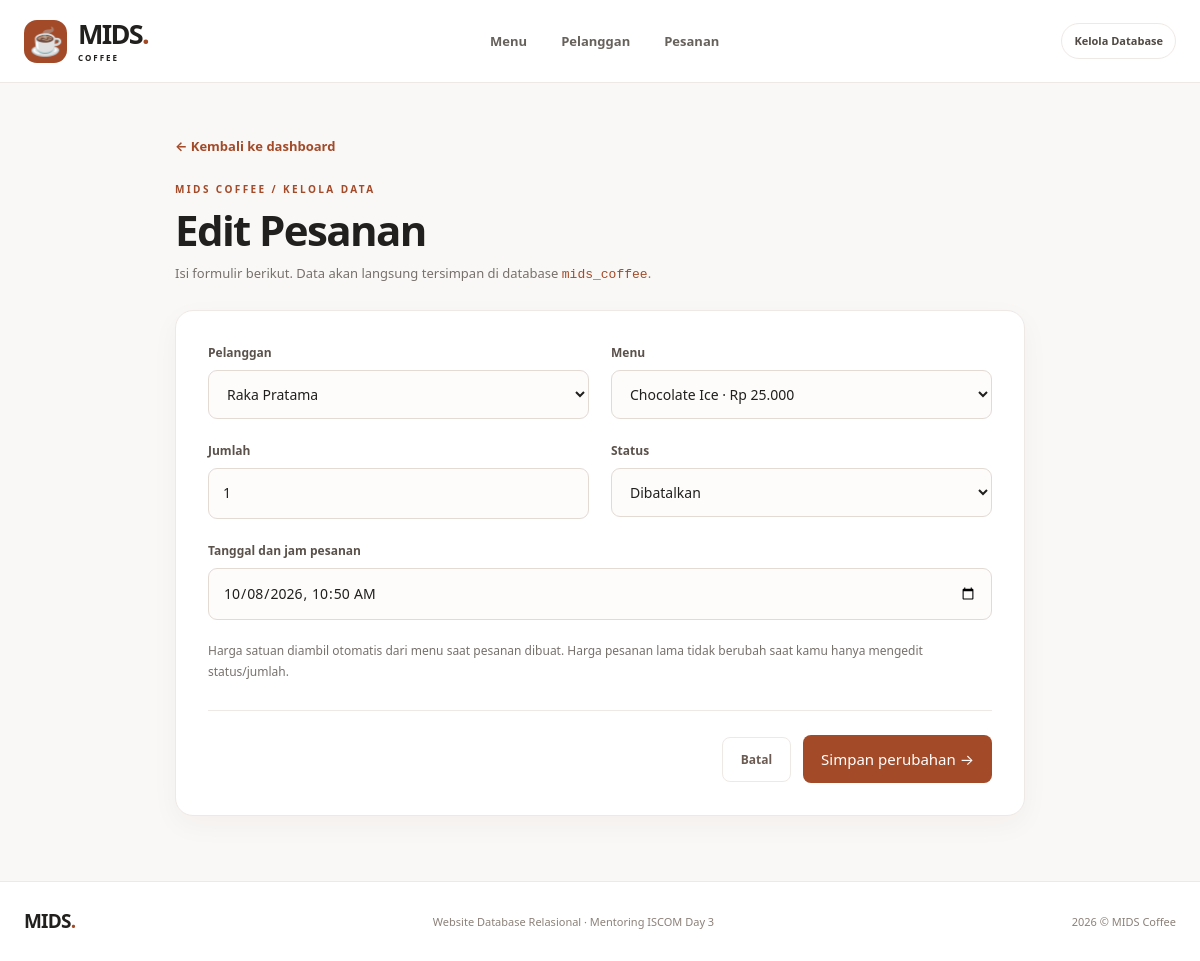
Page /manage.php?type=pesanan&action=edit&id=8 on the committed database.
### tables this page shows
CREATE TABLE pesanan (
    id_pesanan INT UNSIGNED AUTO_INCREMENT PRIMARY KEY,
    id_pelanggan INT UNSIGNED NOT NULL,
    id_menu INT UNSIGNED NOT NULL,
    jumlah INT UNSIGNED NOT NULL DEFAULT 1,
    harga_satuan DECIMAL(10,2) NOT NULL,
    tanggal_pesanan DATETIME NOT NULL,
    status ENUM('Diproses', 'Selesai', 'Dibatalkan') NOT NULL DEFAULT 'Diproses',
    CONSTRAINT fk_pesanan_pelanggan
        FOREIGN KEY (id_pelanggan) REFERENCES pelanggan (id_pelanggan)
        ON UPDATE CASCADE ON DELETE RESTRICT,
    CONSTRAINT fk_pesanan_menu
        FOREIGN KEY (id_menu) REFERENCES menu (id_menu)
        ON UPDATE CASCADE ON DELETE RESTRICT
);

CREATE TABLE pelanggan (
    id_pelanggan INT UNSIGNED AUTO_INCREMENT PRIMARY KEY,
    nama_pelanggan VARCHAR(100) NOT NULL,
    email VARCHAR(120) NOT NULL UNIQUE,
    no_telepon VARCHAR(20) NOT NULL,
    tanggal_daftar DATE NOT NULL
);

CREATE TABLE menu (
    id_menu INT UNSIGNED AUTO_INCREMENT PRIMARY KEY,
    nama_menu VARCHAR(100) NOT NULL,
    kategori ENUM('Kopi', 'Non-Kopi', 'Makanan') NOT NULL,
    harga DECIMAL(10,2) NOT NULL,
    tersedia TINYINT(1) NOT NULL DEFAULT 1
);

### manage.php (the view, shortened to what this page needs)
<?php
function esc(mixed $value): string
{
    return htmlspecialchars((string) $value, ENT_QUOTES | ENT_SUBSTITUTE, 'UTF-8');
}
function positiveId(mixed $raw): int
{
    $id = filter_var($raw, FILTER_VALIDATE_INT, ['options' => ['min_range' => 1]]);
    return $id === false ? 0 : (int) $id;
}
function oneRow(mysqli $db, string $sql, int $id): ?array
{
    $stmt = $db->prepare($sql);
    $stmt->bind_param('i', $id);
    $stmt->execute();
    $row = $stmt->get_result()->fetch_assoc();
    return $row ?: null;
}
$isPost = ($_SERVER['REQUEST_METHOD'] ?? 'GET') === 'POST';
$source = $isPost ? $_POST : $_GET;
$type = (string) ($source['type'] ?? '');
$action = (string) ($source['action'] ?? 'create');
$id = positiveId($source['id'] ?? 0);
$labels = ['menu' => 'Menu', 'pelanggan' => 'Pelanggan', 'pesanan' => 'Pesanan'];
$errors = [];
$values = [];
$choicesMenu = [];
$choicesPelanggan = [];
$databaseError = false;
try {
    $db = require __DIR__ . '/services/config.php';
    if ($isPost) {
        $values = array_map(static fn($v) => is_string($v) ? trim($v) : '', $_POST);
        if ($action === 'edit' && $type !== 'pesanan') {
            $pk = $type === 'menu' ? 'id_menu' : 'id_pelanggan';
            if (!oneRow($db, "SELECT {$pk} FROM {$type} WHERE {$pk}=?", $id)) {
                $errors[] = 'Data yang ingin diedit tidak ditemukan.';
            }
        }
        if ($type === 'menu') {
            $name = (string) ($values['nama_menu'] ?? '');
            $category = (string) ($values['kategori'] ?? '');
            $priceRaw = (string) ($values['harga'] ?? '');
            $availableRaw = (string) ($values['tersedia'] ?? '');
            if ($name === '' || strlen($name) > 100) $errors[] = 'Nama menu wajib diisi (maksimal 100 karakter).';
            if (!in_array($category, ['Kopi', 'Non-Kopi', 'Makanan'], true)) $errors[] = 'Pilih kategori menu yang benar.';
            if (!preg_match('/^\d{1,8}(?:\.\d{1,2})?$/D', $priceRaw) || (float) $priceRaw <= 0) $errors[] = 'Harga harus lebih besar dari 0, maksimal 2 angka desimal.';
            if (!in_array($availableRaw, ['0', '1'], true)) $errors[] = 'Pilih status ketersediaan.';
            if (!$errors) {
                $price = (float) $priceRaw;
                $available = (int) $availableRaw;
                if ($action === 'create') {
                    runStatement($db, 'INSERT INTO menu (nama_menu, kategori, harga, tersedia) VALUES (?, ?, ?, ?)', 'ssdi', $name, $category, $price, $available);
                } else {
                    runStatement($db, 'UPDATE menu SET nama_menu=?, kategori=?, harga=?, tersedia=? WHERE id_menu=?', 'ssdii', $name, $category, $price, $available, $id);
                }
            }
        } elseif ($type === 'pelanggan') {
            $name = (string) ($values['nama_pelanggan'] ?? '');
            $email = (string) ($values['email'] ?? '');
            $phone = (string) ($values['no_telepon'] ?? '');
            $joined = (string) ($values['tanggal_daftar'] ?? '');
            $dt = DateTimeImmutable::createFromFormat('!Y-m-d', $joined);
            if ($name === '' || strlen($name) > 100) $errors[] = 'Nama pelanggan wajib diisi (maksimal 100 karakter).';
            if (!filter_var($email, FILTER_VALIDATE_EMAIL) || strlen($email) > 120) $errors[] = 'Masukkan alamat email yang valid.';
            if (!preg_match('/^[0-9+()\s-]{8,20}$/D', $phone)) $errors[] = 'Nomor telepon harus 8–20 karakter (angka, spasi, +, atau -).';
            if (!$dt || $dt->format('Y-m-d') !== $joined) $errors[] = 'Tanggal daftar tidak valid.';
            if (!$errors) {
                if ($action === 'create') {
                    runStatement($db, 'INSERT INTO pelanggan (nama_pelanggan, email, no_telepon, tanggal_daftar) VALUES (?, ?, ?, ?)', 'ssss', $name, $email, $phone, $joined);
                } else {
                    runStatement($db, 'UPDATE pelanggan SET nama_pelanggan=?, email=?, no_telepon=?, tanggal_daftar=? WHERE id_pelanggan=?', 'ssssi', $name, $email, $phone, $joined, $id);
                }
            }
        } else {
            $customerId = positiveId($values['id_pelanggan'] ?? 0);
            $menuId = positiveId($values['id_menu'] ?? 0);
            $quantity = positiveId($values['jumlah'] ?? 0);
            $status = (string) ($values['status'] ?? '');
            $dateRaw = (string) ($values['tanggal_pesanan'] ?? '');
            $when = DateTimeImmutable::createFromFormat('!Y-m-d\TH:i', $dateRaw);
            if ($customerId < 1 || !oneRow($db, 'SELECT id_pelanggan FROM pelanggan WHERE id_pelanggan=?', $customerId)) $errors[] = 'Pilih pelanggan yang tersedia.';
            $selectedMenu = $menuId ? oneRow($db, 'SELECT id_menu, harga, tersedia FROM menu WHERE id_menu=?', $menuId) : null;
            if (!$selectedMenu) $errors[] = 'Pilih menu yang tersedia.';
            if ($quantity < 1 || $quantity > 1000) $errors[] = 'Jumlah pesanan harus antara 1 dan 1000.';
            if (!in_array($status, ['Diproses', 'Selesai', 'Dibatalkan'], true)) $errors[] = 'Pilih status pesanan.';
            if (!$when || $when->format('Y-m-d\TH:i') !== $dateRaw) $errors[] = 'Tanggal dan jam pesanan tidak valid.';
            $existing = $action === 'edit'
                ? oneRow($db, 'SELECT id_menu, harga_satuan FROM pesanan WHERE id_pesanan=?', $id)
                : null;
            if ($action === 'edit' && !$existing) $errors[] = 'Pesanan yang ingin diedit tidak ditemukan.';
            if ($selectedMenu && (int) $selectedMenu['tersedia'] === 0 && ($action === 'create' || (int) ($existing['id_menu'] ?? 0) !== $menuId)) {
                $errors[] = 'Menu habis tidak dapat dipilih untuk pesanan baru.';
            }
            if (!$errors) {
                $unitPrice = $existing && (int) $existing['id_menu'] === $menuId
                    ? (float) $existing['harga_satuan'] : (float) $selectedMenu['harga'];
                $date = $when->format('Y-m-d H:i:s');
                if ($action === 'create') {
                    runStatement($db, 'INSERT INTO pesanan (id_pelanggan, id_menu, jumlah, harga_satuan, tanggal_pesanan, status) VALUES (?, ?, ?, ?, ?, ?)', 'iiidss', $customerId, $menuId, $quantity, $unitPrice, $date, $status);
                } else {
                    runStatement($db, 'UPDATE pesanan SET id_pelanggan=?, id_menu=?, jumlah=?, harga_satuan=?, tanggal_pesanan=?, status=? WHERE id_pesanan=?', 'iiidssi', $customerId, $menuId, $quantity, $unitPrice, $date, $status, $id);
                }
            }
        }
        if (!$errors) {
            $_SESSION['flash'] = ['kind' => 'success', 'text' => ucfirst($type) . ($action === 'create' ? ' berhasil ditambahkan.' : ' berhasil diperbarui.')];
            $db->close();
            goHome($type);
        }
    } elseif ($action === 'edit') {
        $pk = ['menu' => 'id_menu', 'pelanggan' => 'id_pelanggan', 'pesanan' => 'id_pesanan'][$type];
        $values = oneRow($db, "SELECT * FROM {$type} WHERE {$pk} = ?", $id) ?? [];
        if ($type === 'pesanan') {
            $values['tanggal_pesanan'] = date('Y-m-d\TH:i', strtotime((string) $values['tanggal_pesanan']));
        }
    } else {
        $values = [
            'kategori' => 'Kopi', 'tersedia' => '1',
            'tanggal_daftar' => date('Y-m-d'), 'tanggal_pesanan' => date('Y-m-d\TH:i'),
            'jumlah' => '1', 'status' => 'Diproses',
        ];
    }
    if ($type === 'pesanan') {
        $result = $db->query('SELECT id_pelanggan, nama_pelanggan FROM pelanggan ORDER BY nama_pelanggan');
        while ($row = $result->fetch_assoc()) $choicesPelanggan[] = $row;
        $result = $db->query('SELECT id_menu, nama_menu, harga, tersedia FROM menu ORDER BY nama_menu');
        while ($row = $result->fetch_assoc()) $choicesMenu[] = $row;
    }
} catch (mysqli_sql_exception $ex) {
    error_log('[MIDS CRUD Database] ' . $ex->getMessage());
    if ((int) $ex->getCode() === 1062) {
        $errors[] = 'Email tersebut sudah digunakan pelanggan lain. Gunakan alamat email yang berbeda.';
    } elseif ((int) $ex->getCode() === 1451) {
        $errors[] = 'Data masih digunakan oleh pesanan lain dan tidak dapat dihapus.';
    } else {
        $errors[] = 'Perubahan belum disimpan. Periksa koneksi database dan coba lagi.';
    }
} catch (Throwable $ex) {
    error_log('[MIDS CRUD] ' . $ex->getMessage());
    $databaseError = true;
    $errors[] = 'Tidak dapat menghubungkan ke database. Periksa Laragon dan services/config.php.';
}
$pageTitle = ($action === 'create' ? 'Tambah ' : 'Edit ') . $labels[$type];
?>
<!doctype html>
<html lang="id">
<head>
  <link rel="stylesheet" href="css/style.css">
</head>
<body>
<header class="topbar"><div class="container topbar-inner">
  <a class="brand" href="index.php" aria-label="Kembali ke dashboard MIDS Coffee">
    <span class="brand-icon" aria-hidden="true">☕</span><span>MIDS<span class="brand-dot">.</span><small>COFFEE</small></span>
  </a>
  <nav class="top-links"><a href="index.php#menu">Menu</a><a href="index.php#pelanggan">Pelanggan</a><a href="index.php#pesanan">Pesanan</a></nav>
  <span class="topbar-badge">Kelola Database</span>
</div></header>
<main id="konten" class="container crud-page">
  <a class="back-link" href="index.php#<?= esc($type) ?>">← Kembali ke dashboard</a>
  <div class="crud-header"><p class="overline">MIDS COFFEE / KELOLA DATA</p><h1><?= esc($pageTitle) ?></h1><p>Isi formulir berikut. Data akan langsung tersimpan di database <code>mids_coffee</code>.</p></div>
  <form class="crud-card" method="post" action="manage.php" autocomplete="on">
    <?php if ($type === 'menu'): ?>
      <div class="form-grid">
        <label class="form-field form-wide">Nama menu
          <input name="nama_menu" type="text" required maxlength="100" placeholder="Contoh: Kopi Susu MIDS" value="<?= esc($values['nama_menu'] ?? '') ?>">
        </label>
        <label class="form-field">Kategori
          <select name="kategori" required>
            <?php foreach (['Kopi', 'Non-Kopi', 'Makanan'] as $category): ?>
              <option value="<?= esc($category) ?>" <?= ($values['kategori'] ?? '') === $category ? 'selected' : '' ?>><?= esc($category) ?></option>
            <?php endforeach; ?>
          </select>
        </label>
        <label class="form-field">Harga (Rupiah)
          <input name="harga" type="number" step="0.01" min="1" max="99999999" required value="<?= esc($values['harga'] ?? '') ?>" placeholder="23000">
        </label>
        <label class="form-field form-wide">Ketersediaan
          <select name="tersedia"><option value="1" <?= (string) ($values['tersedia'] ?? '1') === '1' ? 'selected' : '' ?>>Tersedia</option><option value="0" <?= (string) ($values['tersedia'] ?? '') === '0' ? 'selected' : '' ?>>Habis</option></select>
        </label>
      </div>
    <?php else: ?>
      <div class="form-grid">
        <label class="form-field">Pelanggan
          <select name="id_pelanggan" required>
            <?php foreach ($choicesPelanggan as $pl): ?><option value="<?= (int) $pl['id_pelanggan'] ?>" <?= (string) ($values['id_pelanggan'] ?? '') === (string) $pl['id_pelanggan'] ? 'selected' : '' ?>><?= esc($pl['nama_pelanggan']) ?></option><?php endforeach; ?>
          </select>
        </label>
        <label class="form-field">Menu
          <select name="id_menu" required>
            <?php foreach ($choicesMenu as $m): ?>
              <?php $disabled = (int) $m['tersedia'] === 0 && (string) ($values['id_menu'] ?? '') !== (string) $m['id_menu']; ?>
              <option value="<?= (int) $m['id_menu'] ?>" <?= $disabled ? 'disabled' : '' ?> <?= (string) ($values['id_menu'] ?? '') === (string) $m['id_menu'] ? 'selected' : '' ?>><?= esc($m['nama_menu']) ?> · Rp </option>
            <?php endforeach; ?>
          </select>
        </label>
        <label class="form-field">Jumlah
          <input type="number" name="jumlah" min="1" max="1000" required value="<?= esc($values['jumlah'] ?? '1') ?>">
        </label>
        <label class="form-field">Status
          <select name="status" required>
            <?php foreach (['Diproses', 'Selesai', 'Dibatalkan'] as $status): ?><option value="<?= $status ?>" <?= ($values['status'] ?? 'Diproses') === $status ? 'selected' : '' ?>><?= $status ?></option><?php endforeach; ?>
          </select>
        </label>
        <label class="form-field form-wide">Tanggal dan jam pesanan
          <input type="datetime-local" name="tanggal_pesanan" required value="<?= esc($values['tanggal_pesanan'] ?? '') ?>">
        </label>
      </div>
      <p class="form-note">Harga satuan diambil otomatis dari menu saat pesanan dibuat. Harga pesanan lama tidak berubah saat kamu hanya mengedit status/jumlah.</p>
    <?php endif; ?>
    <div class="form-actions"><a class="button-outline" href="index.php#<?= esc($type) ?>">Batal</a><button class="button-primary" type="submit" <?= $databaseError ? 'disabled' : '' ?>><?= $action === 'create' ? 'Tambah data' : 'Simpan perubahan' ?> →</button></div>
  </form>
</main>
<footer class="footer"><div class="container footer-inner"><span class="footer-logo">MIDS<span>.</span></span><p>Website Database Relasional · Mentoring ISCOM Day 3</p><span>2026 © MIDS Coffee</span></div></footer>
</body>
</html>

### rows in the picture
pesanan: id_pelanggan "Raka Pratama", id_menu "Chocolate Ice · Rp 25.000", jumlah "1", status "Dibatalkan"

### other values in the picture
$pageTitle "Edit Pesanan"
